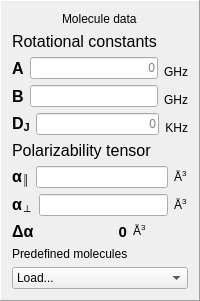
         <widget class="QFrame" name="frame">
          <property name="frameShape">
           <enum>QFrame::Shape::Panel</enum>
          </property>
          <property name="frameShadow">
           <enum>QFrame::Shadow::Raised</enum>
          </property>
          <property name="lineWidth">
           <number>1</number>
          </property>
          <layout class="QVBoxLayout" name="verticalLayout">
           <item>
            <layout class="QHBoxLayout" name="horizontalLayout_28">
             <item alignment="Qt::AlignmentFlag::AlignHCenter">
              <widget class="QLabel" name="label">
               <property name="text">
                <string>Molecule data</string>
               </property>
              </widget>
             </item>
            </layout>
           </item>
           <item>
            <widget class="QLabel" name="label_11">
             <property name="font">
              <font>
               <pointsize>12</pointsize>
              </font>
             </property>
             <property name="text">
              <string>Rotational constants</string>
             </property>
            </widget>
           </item>
           <item>
            <layout class="QHBoxLayout" name="horizontalLayout">
             <item>
              <widget class="QLabel" name="label_7">
               <property name="font">
                <font>
                 <pointsize>12</pointsize>
                 <bold>true</bold>
                </font>
               </property>
               <property name="toolTip">
                <string>&lt;html&gt;&lt;head/&gt;&lt;body&gt;&lt;p&gt;Secondary rotational constant.&lt;/p&gt;&lt;p&gt;Linear molecules have A=0.&lt;br/&gt;Prolate tops have A&amp;gt;B.&lt;br/&gt;Oblate tops have A&amp;lt;B.&lt;br/&gt;Spherical tops have A=B&lt;/p&gt;&lt;/body&gt;&lt;/html&gt;</string>
               </property>
               <property name="statusTip">
                <string>Linear molecules have A=0</string>
               </property>
               <property name="text">
                <string>A</string>
               </property>
              </widget>
             </item>
             <item>
              <widget class="QLineEdit" name="Aconst">
               <property name="toolTip">
                <string>&lt;html&gt;&lt;head/&gt;&lt;body&gt;&lt;p&gt;Secondary rotational constant.&lt;/p&gt;&lt;p&gt;Linear molecules have A=0.&lt;br/&gt;Prolate tops have A&amp;gt;B.&lt;br/&gt;Oblate tops have A&amp;lt;B.&lt;br/&gt;Spherical tops have A=B&lt;/p&gt;&lt;/body&gt;&lt;/html&gt;</string>
               </property>
               <property name="statusTip">
                <string>Linear molecules have A=0</string>
               </property>
               <property name="layoutDirection">
                <enum>Qt::LayoutDirection::LeftToRight</enum>
               </property>
               <property name="text">
                <string/>
               </property>
               <property name="maxLength">
                <number>11</number>
               </property>
               <property name="alignment">
                <set>Qt::AlignmentFlag::AlignRight|Qt::AlignmentFlag::AlignTrailing|Qt::AlignmentFlag::AlignVCenter</set>
               </property>
               <property name="placeholderText">
                <string>0</string>
               </property>
              </widget>
             </item>
             <item>
              <widget class="QLabel" name="label_9">
               <property name="toolTip">
                <string>Linear molecules have A=0</string>
               </property>
               <property name="statusTip">
                <string>Linear molecules have A=0</string>
               </property>
               <property name="text">
                <string>GHz</string>
               </property>
               <property name="alignment">
                <set>Qt::AlignmentFlag::AlignBottom|Qt::AlignmentFlag::AlignRight|Qt::AlignmentFlag::AlignTrailing</set>
               </property>
              </widget>
             </item>
            </layout>
           </item>
           <item>
            <layout class="QHBoxLayout" name="horizontalLayout_2">
             <item>
              <widget class="QLabel" name="label_8">
               <property name="font">
                <font>
                 <pointsize>12</pointsize>
                 <bold>true</bold>
                </font>
               </property>
               <property name="toolTip">
                <string>&lt;html&gt;&lt;head/&gt;&lt;body&gt;&lt;p&gt;Main rotational constant.&lt;/p&gt;&lt;p&gt;This rotational constant corresponds to the two identical moments of inertia in a principal frame.&lt;/p&gt;&lt;/body&gt;&lt;/html&gt;</string>
               </property>
               <property name="text">
                <string>B</string>
               </property>
              </widget>
             </item>
             <item>
              <widget class="QLineEdit" name="Bconst">
               <property name="toolTip">
                <string>&lt;html&gt;&lt;head/&gt;&lt;body&gt;&lt;p&gt;Main rotational constant.&lt;/p&gt;&lt;p&gt;This rotational constant corresponds to the two identical moments of inertia in a principal frame.&lt;/p&gt;&lt;/body&gt;&lt;/html&gt;</string>
               </property>
               <property name="maxLength">
                <number>11</number>
               </property>
               <property name="alignment">
                <set>Qt::AlignmentFlag::AlignRight|Qt::AlignmentFlag::AlignTrailing|Qt::AlignmentFlag::AlignVCenter</set>
               </property>
               <property name="placeholderText">
                <string/>
               </property>
              </widget>
             </item>
             <item>
              <widget class="QLabel" name="label_10">
               <property name="text">
                <string>GHz</string>
               </property>
               <property name="alignment">
                <set>Qt::AlignmentFlag::AlignBottom|Qt::AlignmentFlag::AlignRight|Qt::AlignmentFlag::AlignTrailing</set>
               </property>
               <property name="wordWrap">
                <bool>false</bool>
               </property>
              </widget>
             </item>
            </layout>
           </item>
           <item>
            <layout class="QHBoxLayout" name="horizontalLayout_3">
             <item>
              <widget class="QLabel" name="label_51">
               <property name="font">
                <font>
                 <pointsize>12</pointsize>
                 <bold>true</bold>
                </font>
               </property>
               <property name="toolTip">
                <string>&lt;html&gt;&lt;head/&gt;&lt;body&gt;&lt;p&gt;Rotational distortion constant. Calculation is faster if this is zero&lt;/p&gt;&lt;/body&gt;&lt;/html&gt;</string>
               </property>
               <property name="statusTip">
                <string>Linear molecules have A=0</string>
               </property>
               <property name="text">
                <string>D&lt;sub&gt;J&lt;/sub&gt;</string>
               </property>
              </widget>
             </item>
             <item>
              <widget class="QLineEdit" name="Dconst">
               <property name="toolTip">
                <string>&lt;html&gt;&lt;head/&gt;&lt;body&gt;&lt;p&gt;Rotational distortion constant. Calculation is faster if this is zero&lt;/p&gt;&lt;/body&gt;&lt;/html&gt;</string>
               </property>
               <property name="statusTip">
                <string>Linear molecules have A=0</string>
               </property>
               <property name="layoutDirection">
                <enum>Qt::LayoutDirection::LeftToRight</enum>
               </property>
               <property name="text">
                <string/>
               </property>
               <property name="maxLength">
                <number>11</number>
               </property>
               <property name="alignment">
                <set>Qt::AlignmentFlag::AlignRight|Qt::AlignmentFlag::AlignTrailing|Qt::AlignmentFlag::AlignVCenter</set>
               </property>
               <property name="placeholderText">
                <string>0</string>
               </property>
              </widget>
             </item>
             <item>
              <widget class="QLabel" name="label_53">
               <property name="toolTip">
                <string>&lt;html&gt;&lt;head/&gt;&lt;body&gt;&lt;p&gt;Rotational distortion constant. Calculation is faster if this is zero&lt;/p&gt;&lt;/body&gt;&lt;/html&gt;</string>
               </property>
               <property name="statusTip">
                <string>Linear molecules have A=0</string>
               </property>
               <property name="text">
                <string>KHz</string>
               </property>
               <property name="alignment">
                <set>Qt::AlignmentFlag::AlignBottom|Qt::AlignmentFlag::AlignRight|Qt::AlignmentFlag::AlignTrailing</set>
               </property>
              </widget>
             </item>
            </layout>
           </item>
           <item>
            <widget class="QLabel" name="label_16">
             <property name="font">
              <font>
               <pointsize>12</pointsize>
              </font>
             </property>
             <property name="text">
              <string>Polarizability tensor</string>
             </property>
            </widget>
           </item>
           <item>
            <layout class="QHBoxLayout" name="horizontalLayout_4">
             <item>
              <widget class="QLabel" name="label_26">
               <property name="font">
                <font>
                 <pointsize>12</pointsize>
                 <bold>true</bold>
                </font>
               </property>
               <property name="toolTip">
                <string>Polarizability volume along main molecular axis</string>
               </property>
               <property name="text">
                <string>&lt;html&gt;&lt;head/&gt;&lt;body&gt;&lt;p&gt;&lt;span style=&quot; font-size:12pt;&quot;&gt;α&lt;/span&gt;&lt;span style=&quot; font-size:12pt; vertical-align:sub;&quot;&gt;∥&lt;/span&gt;&lt;/p&gt;&lt;/body&gt;&lt;/html&gt;</string>
               </property>
              </widget>
             </item>
             <item>
              <widget class="QLineEdit" name="alpha_par">
               <property name="toolTip">
                <string>Polarizability volume along main molecular axis</string>
               </property>
               <property name="layoutDirection">
                <enum>Qt::LayoutDirection::LeftToRight</enum>
               </property>
               <property name="text">
                <string/>
               </property>
               <property name="maxLength">
                <number>11</number>
               </property>
               <property name="alignment">
                <set>Qt::AlignmentFlag::AlignRight|Qt::AlignmentFlag::AlignTrailing|Qt::AlignmentFlag::AlignVCenter</set>
               </property>
              </widget>
             </item>
             <item>
              <widget class="QLabel" name="label_23">
               <property name="toolTip">
                <string/>
               </property>
               <property name="text">
                <string>&lt;html&gt;&lt;head/&gt;&lt;body&gt;&lt;p&gt;Å&lt;span style=&quot; vertical-align:super;&quot;&gt;3&lt;/span&gt;&lt;/p&gt;&lt;/body&gt;&lt;/html&gt;</string>
               </property>
              </widget>
             </item>
            </layout>
           </item>
           <item>
            <layout class="QHBoxLayout" name="horizontalLayout_5">
             <item>
              <widget class="QLabel" name="label_25">
               <property name="font">
                <font>
                 <pointsize>12</pointsize>
                 <bold>true</bold>
                </font>
               </property>
               <property name="toolTip">
                <string>Polarizability volume perpendicular to the main molecular axis</string>
               </property>
               <property name="text">
                <string>&lt;html&gt;&lt;head/&gt;&lt;body&gt;&lt;p&gt;α&lt;span style=&quot; vertical-align:sub;&quot;&gt;&amp;perp;&lt;/span&gt;&lt;/p&gt;&lt;/body&gt;&lt;/html&gt;</string>
               </property>
              </widget>
             </item>
             <item>
              <widget class="QLineEdit" name="alpha_perp">
               <property name="toolTip">
                <string>Polarizability volume perpendicular to the main molecular axis</string>
               </property>
               <property name="layoutDirection">
                <enum>Qt::LayoutDirection::LeftToRight</enum>
               </property>
               <property name="text">
                <string/>
               </property>
               <property name="maxLength">
                <number>11</number>
               </property>
               <property name="alignment">
                <set>Qt::AlignmentFlag::AlignRight|Qt::AlignmentFlag::AlignTrailing|Qt::AlignmentFlag::AlignVCenter</set>
               </property>
              </widget>
             </item>
             <item>
              <widget class="QLabel" name="label_24">
               <property name="text">
                <string>&lt;html&gt;&lt;head/&gt;&lt;body&gt;&lt;p&gt;Å&lt;span style=&quot; vertical-align:super;&quot;&gt;3&lt;/span&gt;&lt;/p&gt;&lt;/body&gt;&lt;/html&gt;</string>
               </property>
              </widget>
             </item>
            </layout>
           </item>
           <item>
            <layout class="QHBoxLayout" name="horizontalLayout_6">
             <item>
              <widget class="QLabel" name="label_27">
               <property name="font">
                <font>
                 <pointsize>12</pointsize>
                 <bold>true</bold>
                </font>
               </property>
               <property name="toolTip">
                <string>Polarizability volume anisotropy</string>
               </property>
               <property name="text">
                <string>&lt;html&gt;&lt;head/&gt;&lt;body&gt;&lt;p&gt;Δα&lt;/p&gt;&lt;/body&gt;&lt;/html&gt;</string>
               </property>
              </widget>
             </item>
             <item>
              <widget class="QLabel" name="deltaAlpha">
               <property name="font">
                <font>
                 <pointsize>11</pointsize>
                 <bold>true</bold>
                </font>
               </property>
               <property name="toolTip">
                <string>Polarizability volume anisotropy</string>
               </property>
               <property name="text">
                <string>0</string>
               </property>
               <property name="alignment">
                <set>Qt::AlignmentFlag::AlignRight|Qt::AlignmentFlag::AlignTrailing|Qt::AlignmentFlag::AlignVCenter</set>
               </property>
              </widget>
             </item>
             <item>
              <widget class="QLabel" name="label_29">
               <property name="text">
                <string>&lt;html&gt;&lt;head/&gt;&lt;body&gt;&lt;p&gt;Å&lt;span style=&quot; vertical-align:super;&quot;&gt;3&lt;/span&gt;&lt;/p&gt;&lt;/body&gt;&lt;/html&gt;</string>
               </property>
              </widget>
             </item>
            </layout>
           </item>
           <item>
            <widget class="QLabel" name="label_2">
             <property name="text">
              <string>Predefined molecules</string>
             </property>
            </widget>
           </item>
           <item>
            <widget class="QComboBox" name="moleculesBox">
             <property name="toolTip">
              <string/>
             </property>
             <property name="insertPolicy">
              <enum>QComboBox::InsertPolicy::InsertAlphabetically</enum>
             </property>
             <item>
              <property name="text">
               <string>Load...</string>
              </property>
             </item>
            </widget>
           </item>
          </layout>
         </widget>
